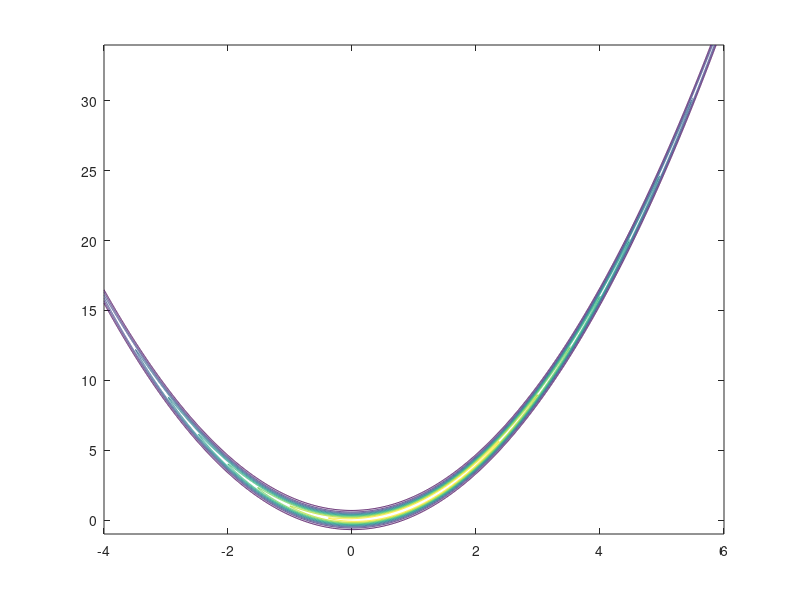

Write MATLAB code to recreate this figure. (Note: this script raises an error after producing the figure.)
%% The MCMC hammer
%
% GWMCMC is an implementation of the Goodman and Weare 2010 Affine
% invariant ensemble Markov Chain Monte Carlo (MCMC) sampler. MCMC sampling
% enables bayesian inference. The problem with many traditional MCMC samplers
% is that they can have slow convergence for badly scaled problems, and that
% it is difficult to optimize the random walk for high-dimensional problems.
% This is where the GW-algorithm really excels as it is affine invariant. It
% can achieve much better convergence on badly scaled problems. It is much
% simpler to get to work straight out of the box, and for that reason it
% truly deserves to be called the MCMC hammer.
%
% See also:
% <http://astrobites.org/2012/02/20/code-you-can-use-the-mcmc-hammer/>
%

%% Rosenbrock: A badly scaled example
%
% A classical difficult low dimensional problem is the rosenbrock density.
% It is defined by the following log-probability function:
%

logPfun=@(m) -(100*(m(2,:)-m(1,:).^2).^2 +(1-m(1,:)).^2)/20;

%lets visualize it:
close all
[X,Y]=meshgrid(-4:.01:6,-1:.02:34);
Z=logPfun([X(:) Y(:)]'); Z=reshape(Z,size(X));
contour(X,Y,exp(Z))
colormap(parula)
title('The Rosenbrock banana')
xlim([-4 6])
ylim([-1 34])

%% Apply the MCMC hammer:
%
% Now we apply the Goodman & Weare MCMC sampler and plot the results on top
%

M=2; %number of model parameters
Nwalkers=40; %number of walkers/chains.
minit=randn(M,Nwalkers);
tic
models=gwmcmc(minit, logPfun,1000000,'StepSize',2.5,'burnin',.2);
toc


%flatten the chain: analyze all the chains as one

models=models(:,:);

%plot the results

hold on
plot(models(1,:),models(2,:),'k.')

legend('Rosenbrock','GWMCMC samples','location','northwest')



%% References:
% * Goodman & Weare (2010), Ensemble Samplers With Affine Invariance, Comm. App. Math. Comp. Sci., Vol. 5, No. 1, 65�80
% * Foreman-Mackey, Hogg, Lang, Goodman (2013), emcee: The MCMC Hammer, arXiv:1202.3665
%
% -Aslak Grinsted 2015
